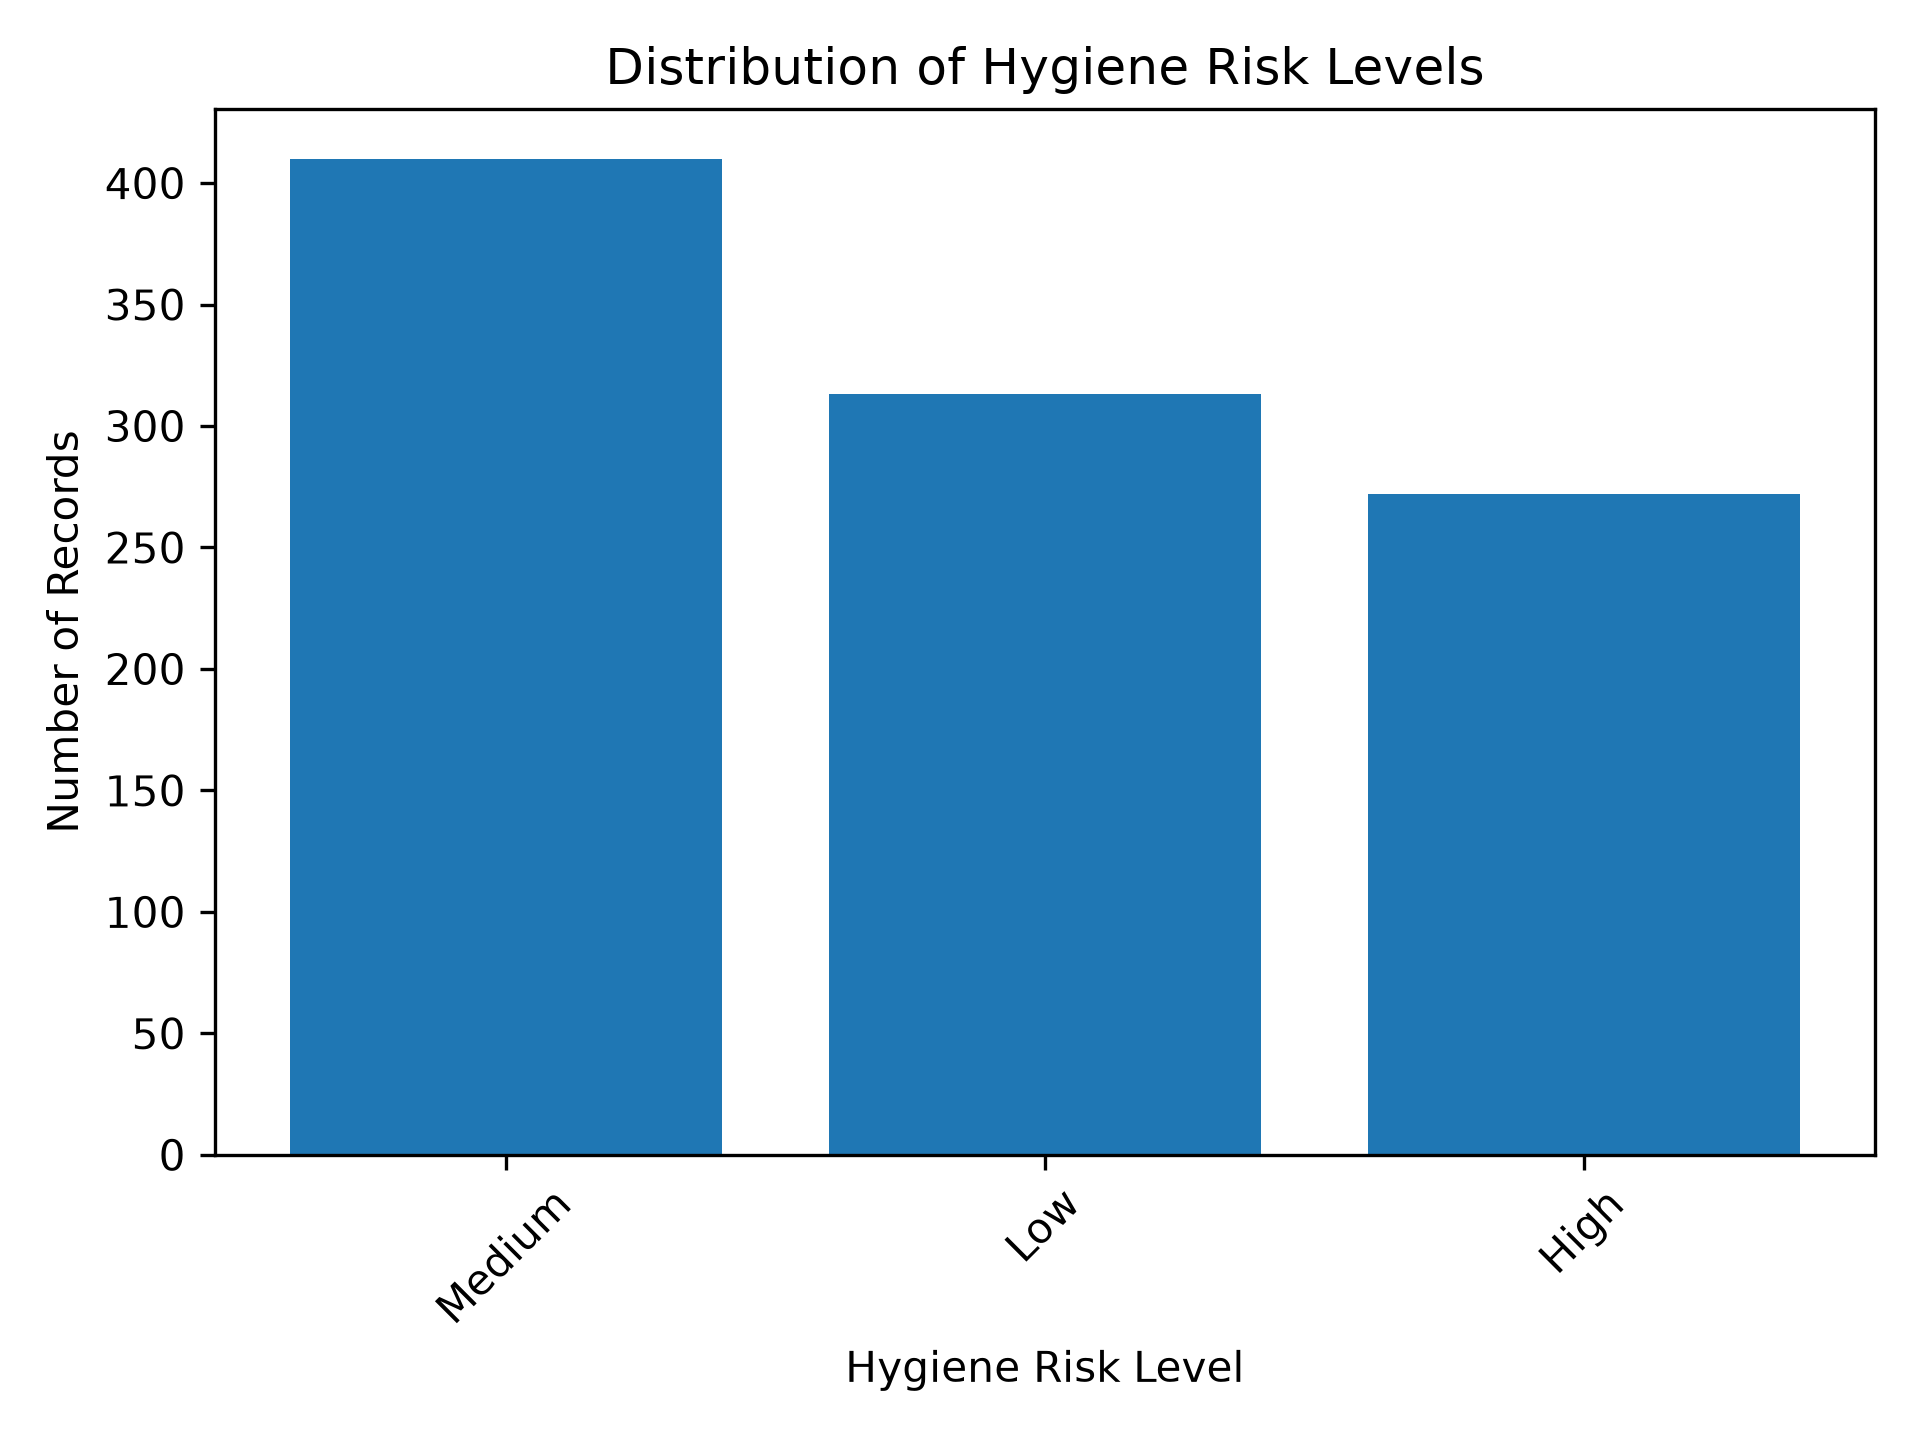

The script that saved this image:
import pandas as pd
import matplotlib.pyplot as plt

# Read the cleaned dataset
df = pd.read_excel(
    "../data-cleaning/cleaned_facility_hygiene_dataset.xlsx"
)

# Count the number of records for each hygiene risk category
risk_counts = df["hygiene_risk"].value_counts()

# Create a bar chart
plt.bar(
    risk_counts.index,
    risk_counts.values
)

# Add chart title
plt.title("Distribution of Hygiene Risk Levels")

# Label the X-axis
plt.xlabel("Hygiene Risk Level")

# Label the Y-axis
plt.ylabel("Number of Records")

# Rotate labels if needed
plt.xticks(rotation=45)

# Adjust spacing
plt.tight_layout()

# Save the visualization
plt.savefig(
    "05-risk-level-distribution.png",
    dpi=300
)

# Display the visualization
plt.show()
